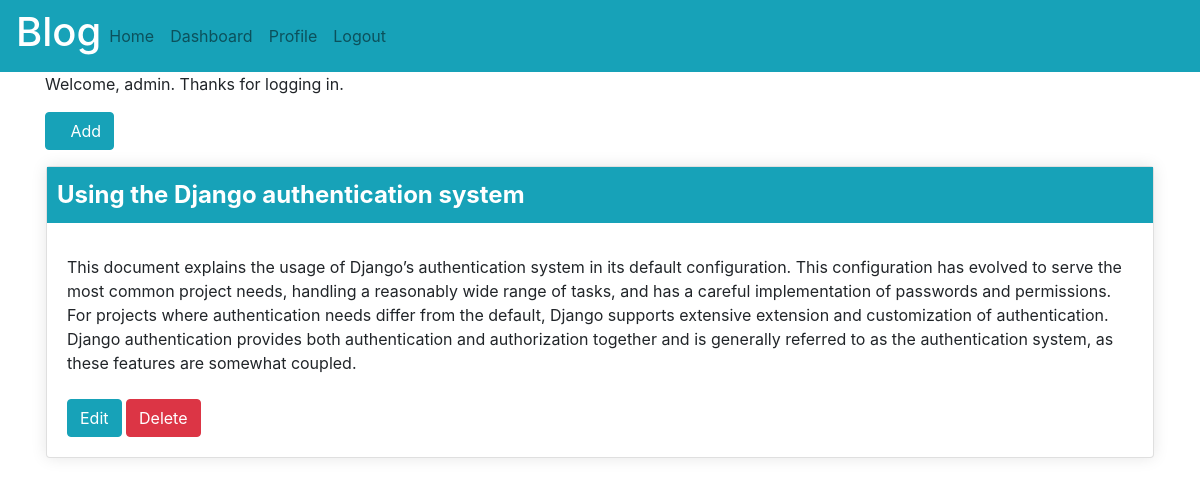
The page /dashboard/ (signed in) on the database its author committed.
### blog/models.py (models this page shows, shortened)
class BlogsModel(models.Model):
    user = models.ForeignKey(User, on_delete=models.CASCADE)
    title = models.CharField(max_length=100)
    desc = models.TextField()

### blog/views.py (the view)
# urls.py: path('dashboard/', views.dashboard, name='dashboard'),
@login_required()
def dashboard(request):
    user = User.objects.filter(username=request.user, groups__name='Admin')
    if user:
        blog = BlogsModel.objects.all()
    else:
        blog = BlogsModel.objects.filter(user=request.user)
    return render(request, 'blog/dashboard.html', {'blogs':blog})

### template/blog/dashboard.html (shortened to what this page needs)
{% extends 'blog/after_login_navbar.html' %}
{%block content%}
<div class="container">
    {% if user.is_authenticated %}
       <p>Welcome, {{ user.username }}. Thanks for logging in.</p>
       <a href="{% url 'blog_add' %}" class="btn btn-info"><span class="icofont-plus"></span>Add</a>
        {% for blog in blogs %}
        <div class="row">
            <div class="col col-12">
               <div class="card">
                    <div class="card-title">{{blog.title}}</div>
                    <div class="card-body">{{blog.desc}}
                        <br><br>
                         <div class="display-inline">
                           <a href="{% url 'edit_blog' blog.id%}" class="btn btn-info">Edit</a>
                           {%if perms.blog.blog_delete%}
                            <a href="{% url 'delete_blog' blog.id%}" class="btn btn-danger">Delete</a>
                           {%endif%}
                         </div>
                    </div>
                </div>
           </div>
        </div>
        {% endfor%}
     {%endif%}
</div>
{% endblock %}

### static/style.css (style rules this page uses)
.col { padding: 1rem; justify-content: center; }
.card { box-shadow: 0 0 1rem rgba(0,0,0,0.1); }
.card-title { background: #17a2b8!important; color: #fff; font-size: 24px; font-weight: bold; padding : 10px; }

### rows shown on the page
BlogsModel: title "Using the Django authentication system", desc "This document explains the usage of Django’s authentication system in its default configuration. This configuration has evolved to serve the most common project needs, handling a reasonably wide range of tasks, and has a careful implementation of passwords and permissions. For projects where authentication needs differ from the default, Django supports extensive extension and customization of authentication. Django authentication provides both authentication and authorization together and is generally referred to as the authentication system, as these features are somewhat coupled."

### other values the page prints
{{ user.username }} "admin"
